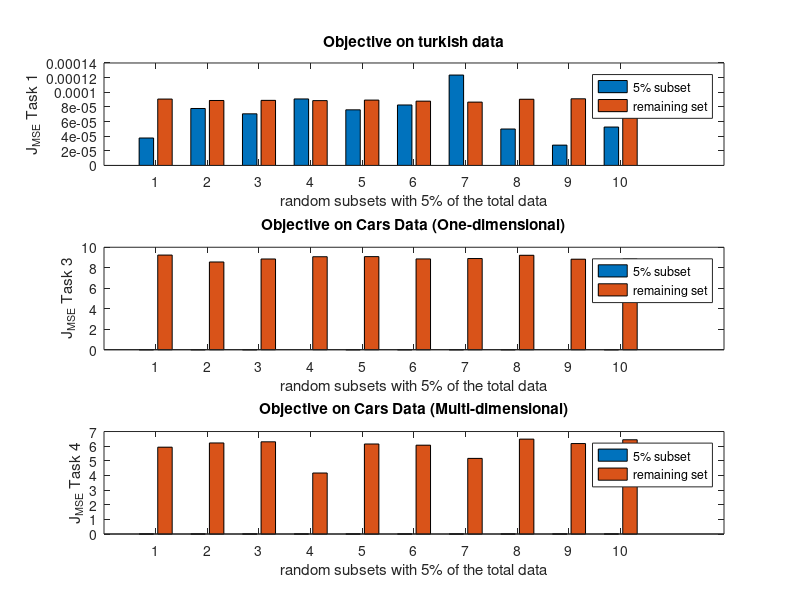

Recreate this plot in MATLAB.
%% clear workspace, remove figures and load data
clc
clear
close all

turkishData = csvread('turkish-se-SP500vsMSCI.csv');
carsData = csvread('mtcarsdata-4features.csv',1,1);

%define data set percentage
percentage = 5;

%define number of repetitions
repetitions = 10;

%compute subsets size
subsetSizeTurkish = round(size(turkishData,1)*percentage/100);
subsetSizeCars = round(size(carsData,1)*percentage/100);

%initialize J_MSE arrays, which contains objective of subset and objective
%of remaining set
J_MSE1 = zeros(repetitions,2);
J_MSE3 = zeros(repetitions,2);
J_MSE4 = zeros(repetitions,2);
%% 1 - rerun 1

for i=1:repetitions
    %get subset
    randomIndexes = randperm(size(turkishData,1),subsetSizeTurkish);
    turkishXSubset = turkishData(randomIndexes,1);
    turkishTSubset = turkishData(randomIndexes,2);
    
    %get remaining set, using setdiff
    turkishXRemaining = turkishData(setdiff(1:end,randomIndexes),1);
    turkishTRemaining = turkishData(setdiff(1:end,randomIndexes),2);
    
    
    %compute W of the two subsets
    wSub = sum(turkishXSubset.*turkishTSubset)/sum(turkishXSubset.^2);
    wRemaining = sum(turkishXRemaining.*turkishTRemaining)/sum(turkishXRemaining.^2);
    
    %Compute the objective (mean square error) on the two sets
    J_MSE1(i,1) = mean((turkishXSubset*wSub - turkishTSubset).^2);
    J_MSE1(i,2) = mean((turkishXRemaining*wRemaining - turkishTRemaining).^2);
end
%% 1 - rerun 3

for i=1:repetitions
    %get subset
    randomIndexes = randperm(size(carsData,1),subsetSizeCars);
    carsXSubset = carsData(randomIndexes,4);
    carsTSubset = carsData(randomIndexes,1);
    
    %get remaining set, using setdiff
    carsXRemaining= carsData(setdiff(1:end,randomIndexes),4);
    carsTRemaining = carsData(setdiff(1:end,randomIndexes),1);
    
    %compute W1 and W0 of the two subsets
    w1Subset = sum((carsXSubset-mean(carsXSubset)).*(carsTSubset-mean(carsTSubset)))/sum((carsXSubset-mean(carsXSubset)).^2);
    w0Subset = mean(carsTSubset)-(w1Subset*mean(carsXSubset));
    
    w1Remaining = sum((carsXRemaining-mean(carsXRemaining)).*(carsTRemaining-mean(carsTRemaining)))/sum((carsXRemaining-mean(carsXRemaining)).^2);
    w0Remaining = mean(carsTRemaining)-(w1Remaining*mean(carsXRemaining));
    
    %Compute the objective (mean square error) on the two sets
    carsYSubset = carsXSubset*w1Subset + w0Subset;
    carsYRemaining = carsXRemaining*w1Remaining + w0Remaining;
    J_MSE3(i,1) = mean((carsYSubset - carsTSubset).^2);
    J_MSE3(i,2) = mean((carsYRemaining - carsTRemaining).^2);
end

%% 1 - rerun 4
for i=1:repetitions
    %get subset
    randomIndexes = randperm(size(carsData,1),subsetSizeCars);
    carsTSubset = carsData(randomIndexes,1);
    carsXSubset = carsData(randomIndexes,2:4);
    
    %get remaining set, using setdiff
    carsTRemaining= carsData(setdiff(1:end,randomIndexes),1);
    carsXRemaining = carsData(setdiff(1:end,randomIndexes),2:4);
    
    % incorporate additive parameters w0 by adding one constant column in each
    % set.
    carsXSubset = [ones(size(carsXSubset,1),1),carsXSubset];
    carsXRemaining = [ones(size(carsXRemaining,1),1),carsXRemaining];
    
    %use pinv function to get Moore-Penrose pseudoinverse matrices
    multiWSubset = pinv(carsXSubset)*carsTSubset;
    multiWRemaining = pinv(carsXRemaining)*carsTRemaining;
    
    %Compute the objective (mean square error) on the training data
    carsYSubset = carsXSubset*multiWSubset;
    carsYRemaining = carsXRemaining*multiWRemaining;
    J_MSE4(i,1) = mean((carsYSubset - carsTSubset).^2);
    J_MSE4(i,2) = mean((carsYRemaining - carsTRemaining).^2);
end

%% Plot bar graph for given data

labels{1} = strcat(num2str(percentage),'% subset');
labels{2} = 'remaining set';

subplot(3,1,1);
bar(J_MSE1);
title('Objective on turkish data');
ylabel('J_M_S_E Task 1');
xlabel('random subsets with 5% of the total data');
legend(labels);

subplot(3,1,2);
bar(J_MSE3);
title('Objective on Cars Data (One-dimensional)');
ylabel('J_M_S_E Task 3');
xlabel('random subsets with 5% of the total data');
legend(labels);

subplot(3,1,3);
bar(J_MSE4);
title('Objective on Cars Data (Multi-dimensional)');
ylabel('J_M_S_E Task 4');
xlabel('random subsets with 5% of the total data');
legend(labels);
